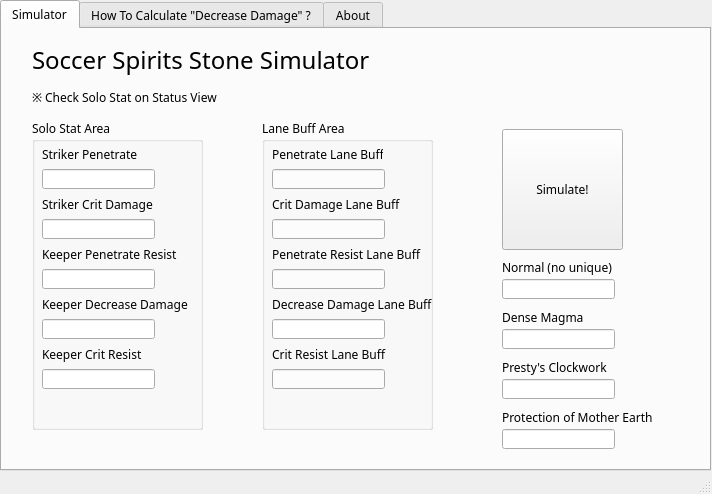
<?xml version="1.0" encoding="UTF-8"?>
<ui version="4.0">
 <class>MainWindow</class>
 <widget class="QMainWindow" name="MainWindow">
  <property name="windowModality">
   <enum>Qt::NonModal</enum>
  </property>
  <property name="enabled">
   <bool>true</bool>
  </property>
  <property name="geometry">
   <rect>
    <x>0</x>
    <y>0</y>
    <width>712</width>
    <height>494</height>
   </rect>
  </property>
  <property name="sizePolicy">
   <sizepolicy hsizetype="Ignored" vsizetype="Ignored">
    <horstretch>0</horstretch>
    <verstretch>0</verstretch>
   </sizepolicy>
  </property>
  <property name="minimumSize">
   <size>
    <width>702</width>
    <height>494</height>
   </size>
  </property>
  <property name="maximumSize">
   <size>
    <width>9999</width>
    <height>9999</height>
   </size>
  </property>
  <property name="font">
   <font>
    <family>맑은 고딕</family>
   </font>
  </property>
  <property name="mouseTracking">
   <bool>false</bool>
  </property>
  <property name="acceptDrops">
   <bool>false</bool>
  </property>
  <property name="windowTitle">
   <string>SSSS - Soccer Spirits Stone Simulator</string>
  </property>
  <property name="statusTip">
   <string/>
  </property>
  <widget class="QWidget" name="centralwidget">
   <widget class="QWidget" name="verticalLayoutWidget">
    <property name="geometry">
     <rect>
      <x>0</x>
      <y>0</y>
      <width>711</width>
      <height>471</height>
     </rect>
    </property>
    <layout class="QVBoxLayout" name="Layout">
     <item>
      <widget class="QTabWidget" name="tabWidget">
       <property name="currentIndex">
        <number>0</number>
       </property>
       <widget class="QWidget" name="tab_8">
        <attribute name="title">
         <string>Simulator</string>
        </attribute>
        <widget class="QLabel" name="label_17">
         <property name="geometry">
          <rect>
           <x>270</x>
           <y>160</y>
           <width>161</width>
           <height>31</height>
          </rect>
         </property>
         <property name="text">
          <string>Crit Damage Lane Buff</string>
         </property>
        </widget>
        <widget class="QLabel" name="label_18">
         <property name="geometry">
          <rect>
           <x>30</x>
           <y>10</y>
           <width>521</width>
           <height>41</height>
          </rect>
         </property>
         <property name="font">
          <font>
           <family>맑은 고딕</family>
           <pointsize>18</pointsize>
          </font>
         </property>
         <property name="text">
          <string>Soccer Spirits Stone Simulator</string>
         </property>
        </widget>
        <widget class="QPushButton" name="pushButton_2">
         <property name="geometry">
          <rect>
           <x>500</x>
           <y>100</y>
           <width>121</width>
           <height>121</height>
          </rect>
         </property>
         <property name="text">
          <string>Simulate!</string>
         </property>
        </widget>
        <widget class="QGroupBox" name="groupBox_3">
         <property name="geometry">
          <rect>
           <x>30</x>
           <y>90</y>
           <width>171</width>
           <height>311</height>
          </rect>
         </property>
         <property name="title">
          <string>Solo Stat Area</string>
         </property>
        </widget>
        <widget class="QLineEdit" name="lineEdit_15">
         <property name="geometry">
          <rect>
           <x>270</x>
           <y>190</y>
           <width>113</width>
           <height>20</height>
          </rect>
         </property>
        </widget>
        <widget class="QLabel" name="label_19">
         <property name="geometry">
          <rect>
           <x>40</x>
           <y>260</y>
           <width>161</width>
           <height>31</height>
          </rect>
         </property>
         <property name="text">
          <string>Keeper Decrease Damage</string>
         </property>
        </widget>
        <widget class="QLabel" name="label_20">
         <property name="geometry">
          <rect>
           <x>30</x>
           <y>60</y>
           <width>221</width>
           <height>16</height>
          </rect>
         </property>
         <property name="text">
          <string>※ Check Solo Stat on Status View</string>
         </property>
        </widget>
        <widget class="QLabel" name="label_21">
         <property name="geometry">
          <rect>
           <x>40</x>
           <y>160</y>
           <width>111</width>
           <height>31</height>
          </rect>
         </property>
         <property name="text">
          <string>Striker Crit Damage</string>
         </property>
        </widget>
        <widget class="QLineEdit" name="lineEdit_16">
         <property name="geometry">
          <rect>
           <x>270</x>
           <y>340</y>
           <width>113</width>
           <height>20</height>
          </rect>
         </property>
        </widget>
        <widget class="QLabel" name="label_22">
         <property name="geometry">
          <rect>
           <x>270</x>
           <y>110</y>
           <width>111</width>
           <height>31</height>
          </rect>
         </property>
         <property name="text">
          <string>Penetrate Lane Buff</string>
         </property>
        </widget>
        <widget class="QLineEdit" name="lineEdit_17">
         <property name="geometry">
          <rect>
           <x>40</x>
           <y>240</y>
           <width>113</width>
           <height>20</height>
          </rect>
         </property>
        </widget>
        <widget class="QLabel" name="label_23">
         <property name="geometry">
          <rect>
           <x>40</x>
           <y>110</y>
           <width>111</width>
           <height>31</height>
          </rect>
         </property>
         <property name="text">
          <string>Striker Penetrate</string>
         </property>
        </widget>
        <widget class="QLineEdit" name="lineEdit_18">
         <property name="geometry">
          <rect>
           <x>40</x>
           <y>140</y>
           <width>113</width>
           <height>20</height>
          </rect>
         </property>
        </widget>
        <widget class="QLineEdit" name="lineEdit_19">
         <property name="geometry">
          <rect>
           <x>270</x>
           <y>140</y>
           <width>113</width>
           <height>20</height>
          </rect>
         </property>
        </widget>
        <widget class="QLabel" name="label_24">
         <property name="geometry">
          <rect>
           <x>270</x>
           <y>310</y>
           <width>161</width>
           <height>31</height>
          </rect>
         </property>
         <property name="text">
          <string>Crit Resist Lane Buff</string>
         </property>
        </widget>
        <widget class="QLabel" name="label_25">
         <property name="geometry">
          <rect>
           <x>40</x>
           <y>310</y>
           <width>161</width>
           <height>31</height>
          </rect>
         </property>
         <property name="text">
          <string>Keeper Crit Resist</string>
         </property>
        </widget>
        <widget class="QLabel" name="label_26">
         <property name="geometry">
          <rect>
           <x>270</x>
           <y>210</y>
           <width>161</width>
           <height>31</height>
          </rect>
         </property>
         <property name="text">
          <string>Penetrate Resist Lane Buff</string>
         </property>
        </widget>
        <widget class="QLabel" name="label_27">
         <property name="geometry">
          <rect>
           <x>40</x>
           <y>210</y>
           <width>161</width>
           <height>31</height>
          </rect>
         </property>
         <property name="text">
          <string>Keeper Penetrate Resist</string>
         </property>
        </widget>
        <widget class="QLineEdit" name="lineEdit_20">
         <property name="geometry">
          <rect>
           <x>270</x>
           <y>240</y>
           <width>113</width>
           <height>20</height>
          </rect>
         </property>
        </widget>
        <widget class="QLineEdit" name="lineEdit_21">
         <property name="geometry">
          <rect>
           <x>40</x>
           <y>190</y>
           <width>113</width>
           <height>20</height>
          </rect>
         </property>
        </widget>
        <widget class="QLineEdit" name="lineEdit_22">
         <property name="geometry">
          <rect>
           <x>40</x>
           <y>290</y>
           <width>113</width>
           <height>20</height>
          </rect>
         </property>
        </widget>
        <widget class="QLabel" name="label_28">
         <property name="geometry">
          <rect>
           <x>270</x>
           <y>260</y>
           <width>171</width>
           <height>31</height>
          </rect>
         </property>
         <property name="text">
          <string>Decrease Damage Lane Buff</string>
         </property>
        </widget>
        <widget class="QLineEdit" name="lineEdit_23">
         <property name="geometry">
          <rect>
           <x>40</x>
           <y>340</y>
           <width>113</width>
           <height>20</height>
          </rect>
         </property>
        </widget>
        <widget class="QGroupBox" name="groupBox_4">
         <property name="geometry">
          <rect>
           <x>260</x>
           <y>90</y>
           <width>171</width>
           <height>311</height>
          </rect>
         </property>
         <property name="title">
          <string>Lane Buff Area</string>
         </property>
        </widget>
        <widget class="QLineEdit" name="lineEdit_24">
         <property name="geometry">
          <rect>
           <x>270</x>
           <y>290</y>
           <width>113</width>
           <height>20</height>
          </rect>
         </property>
        </widget>
        <widget class="QLabel" name="label_29">
         <property name="geometry">
          <rect>
           <x>500</x>
           <y>230</y>
           <width>121</width>
           <height>16</height>
          </rect>
         </property>
         <property name="text">
          <string>Normal (no unique)</string>
         </property>
        </widget>
        <widget class="QLineEdit" name="lineEdit_25">
         <property name="geometry">
          <rect>
           <x>500</x>
           <y>250</y>
           <width>113</width>
           <height>20</height>
          </rect>
         </property>
        </widget>
        <widget class="QLineEdit" name="lineEdit_26">
         <property name="geometry">
          <rect>
           <x>500</x>
           <y>300</y>
           <width>113</width>
           <height>20</height>
          </rect>
         </property>
        </widget>
        <widget class="QLabel" name="label_30">
         <property name="geometry">
          <rect>
           <x>500</x>
           <y>280</y>
           <width>121</width>
           <height>16</height>
          </rect>
         </property>
         <property name="text">
          <string>Dense Magma</string>
         </property>
        </widget>
        <widget class="QLineEdit" name="lineEdit_27">
         <property name="geometry">
          <rect>
           <x>500</x>
           <y>350</y>
           <width>113</width>
           <height>20</height>
          </rect>
         </property>
        </widget>
        <widget class="QLabel" name="label_31">
         <property name="geometry">
          <rect>
           <x>500</x>
           <y>330</y>
           <width>121</width>
           <height>16</height>
          </rect>
         </property>
         <property name="text">
          <string>Presty's Clockwork</string>
         </property>
        </widget>
        <widget class="QLabel" name="label_32">
         <property name="geometry">
          <rect>
           <x>500</x>
           <y>380</y>
           <width>151</width>
           <height>16</height>
          </rect>
         </property>
         <property name="text">
          <string>Protection of Mother Earth</string>
         </property>
        </widget>
        <widget class="QLineEdit" name="lineEdit_28">
         <property name="geometry">
          <rect>
           <x>500</x>
           <y>400</y>
           <width>113</width>
           <height>20</height>
          </rect>
         </property>
        </widget>
       </widget>
       <widget class="QWidget" name="tab_9">
        <attribute name="title">
         <string>How To Calculate &quot;Decrease Damage&quot; ?</string>
        </attribute>
       </widget>
       <widget class="QWidget" name="tab_10">
        <attribute name="title">
         <string>About</string>
        </attribute>
       </widget>
      </widget>
     </item>
    </layout>
   </widget>
  </widget>
  <widget class="QStatusBar" name="statusbar"/>
 </widget>
 <resources/>
 <connections/>
</ui>
